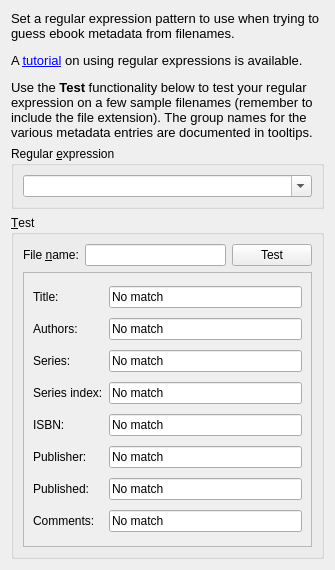
<?xml version="1.0" encoding="UTF-8"?>
<ui version="4.0">
 <class>Form</class>
 <widget class="QWidget" name="Form">
  <property name="geometry">
   <rect>
    <x>0</x>
    <y>0</y>
    <width>335</width>
    <height>570</height>
   </rect>
  </property>
  <property name="windowTitle">
   <string>Form</string>
  </property>
  <layout class="QVBoxLayout">
   <item>
    <widget class="QLabel" name="label">
     <property name="text">
      <string>&lt;div style=&quot;font-size:10pt;&quot;&gt;
&lt;p&gt;Set a regular expression pattern to use when trying to guess ebook metadata from filenames. &lt;/p&gt;
&lt;p&gt;A &lt;a href=&quot;http://manual.calibre-ebook.com/regexp.html&quot;&gt;tutorial&lt;/a&gt; on using regular expressions is available.&lt;/p&gt;
&lt;p&gt;Use the &lt;b&gt;Test&lt;/b&gt; functionality below to test your regular expression on a few sample filenames (remember to include the file extension). The group names for the various metadata entries are documented in tooltips.&lt;/p&gt;&lt;/div&gt;</string>
     </property>
     <property name="textFormat">
      <enum>Qt::RichText</enum>
     </property>
     <property name="wordWrap">
      <bool>true</bool>
     </property>
     <property name="openExternalLinks">
      <bool>true</bool>
     </property>
    </widget>
   </item>
   <item>
    <widget class="QGroupBox" name="groupBox">
     <property name="title">
      <string>Regular &amp;expression</string>
     </property>
     <layout class="QVBoxLayout">
      <item>
       <widget class="QComboBox" name="re">
        <property name="editable">
         <bool>true</bool>
        </property>
        <property name="maxCount">
         <number>10</number>
        </property>
        <property name="insertPolicy">
         <enum>QComboBox::InsertAtTop</enum>
        </property>
       </widget>
      </item>
     </layout>
    </widget>
   </item>
   <item>
    <widget class="QGroupBox" name="groupBox_2">
     <property name="title">
      <string>&amp;Test</string>
     </property>
     <layout class="QVBoxLayout" name="verticalLayout">
      <item>
       <layout class="QHBoxLayout">
        <item>
         <layout class="QHBoxLayout">
          <item>
           <widget class="QLabel" name="label_2">
            <property name="text">
             <string>File &amp;name:</string>
            </property>
            <property name="buddy">
             <cstring>filename</cstring>
            </property>
           </widget>
          </item>
          <item>
           <widget class="QLineEdit" name="filename"/>
          </item>
         </layout>
        </item>
        <item>
         <widget class="QPushButton" name="test_button">
          <property name="text">
           <string>Test</string>
          </property>
         </widget>
        </item>
       </layout>
      </item>
      <item>
       <layout class="QGridLayout" name="gridLayout">
        <item row="0" column="0" colspan="2">
         <widget class="QScrollArea" name="scrollArea">
          <property name="widgetResizable">
           <bool>true</bool>
          </property>
          <widget class="QWidget" name="scrollAreaWidgetContents">
           <property name="geometry">
            <rect>
             <x>0</x>
             <y>0</y>
             <width>301</width>
             <height>284</height>
            </rect>
           </property>
           <layout class="QGridLayout" name="gridLayout_2">
            <item row="0" column="0">
             <widget class="QLabel" name="label_3">
              <property name="text">
               <string>Title:</string>
              </property>
             </widget>
            </item>
            <item row="0" column="1">
             <widget class="QLineEdit" name="title">
              <property name="toolTip">
               <string>Regular expression (?P&amp;lt;title&amp;gt;)</string>
              </property>
              <property name="text">
               <string>No match</string>
              </property>
              <property name="readOnly">
               <bool>true</bool>
              </property>
             </widget>
            </item>
            <item row="1" column="0">
             <widget class="QLabel" name="label_4">
              <property name="text">
               <string>Authors:</string>
              </property>
             </widget>
            </item>
            <item row="1" column="1">
             <widget class="QLineEdit" name="authors">
              <property name="toolTip">
               <string>Regular expression (?P&lt;author&gt;)</string>
              </property>
              <property name="text">
               <string>No match</string>
              </property>
              <property name="readOnly">
               <bool>true</bool>
              </property>
             </widget>
            </item>
            <item row="2" column="0">
             <widget class="QLabel" name="label_5">
              <property name="text">
               <string>Series:</string>
              </property>
             </widget>
            </item>
            <item row="2" column="1">
             <widget class="QLineEdit" name="series">
              <property name="toolTip">
               <string>Regular expression (?P&lt;series&gt;)</string>
              </property>
              <property name="text">
               <string>No match</string>
              </property>
              <property name="readOnly">
               <bool>true</bool>
              </property>
             </widget>
            </item>
            <item row="3" column="0">
             <widget class="QLabel" name="label_6">
              <property name="text">
               <string>Series index:</string>
              </property>
             </widget>
            </item>
            <item row="3" column="1">
             <widget class="QLineEdit" name="series_index">
              <property name="toolTip">
               <string>Regular expression (?P&lt;series_index&gt;)</string>
              </property>
              <property name="text">
               <string>No match</string>
              </property>
              <property name="readOnly">
               <bool>true</bool>
              </property>
             </widget>
            </item>
            <item row="4" column="0">
             <widget class="QLabel" name="label_7">
              <property name="text">
               <string>ISBN:</string>
              </property>
             </widget>
            </item>
            <item row="4" column="1">
             <widget class="QLineEdit" name="isbn">
              <property name="toolTip">
               <string>Regular expression (?P&lt;isbn&gt;)</string>
              </property>
              <property name="text">
               <string>No match</string>
              </property>
              <property name="readOnly">
               <bool>true</bool>
              </property>
             </widget>
            </item>
            <item row="5" column="0">
             <widget class="QLabel" name="label_8">
              <property name="text">
               <string>Publisher:</string>
              </property>
             </widget>
            </item>
            <item row="5" column="1">
             <widget class="QLineEdit" name="publisher">
              <property name="toolTip">
               <string>Regular expression (?P&lt;publisher&gt;)</string>
              </property>
              <property name="text">
               <string>No match</string>
              </property>
              <property name="readOnly">
               <bool>true</bool>
              </property>
             </widget>
            </item>
            <item row="6" column="0">
             <widget class="QLabel" name="label_9">
              <property name="text">
               <string>Published:</string>
              </property>
             </widget>
            </item>
            <item row="6" column="1">
             <widget class="QLineEdit" name="pubdate">
              <property name="toolTip">
               <string>Regular expression (?P&lt;published&gt;)</string>
              </property>
              <property name="text">
               <string>No match</string>
              </property>
              <property name="readOnly">
               <bool>true</bool>
              </property>
             </widget>
            </item>
            <item row="7" column="0">
             <widget class="QLabel" name="label_10">
              <property name="text">
               <string>Comments:</string>
              </property>
             </widget>
            </item>
            <item row="7" column="1">
             <widget class="QLineEdit" name="comments">
              <property name="toolTip">
               <string>Regular expression (?P&lt;comments&gt;)</string>
              </property>
              <property name="text">
               <string>No match</string>
              </property>
              <property name="readOnly">
               <bool>true</bool>
              </property>
             </widget>
            </item>
           </layout>
          </widget>
         </widget>
        </item>
       </layout>
      </item>
     </layout>
    </widget>
   </item>
  </layout>
 </widget>
 <resources/>
 <connections/>
</ui>
